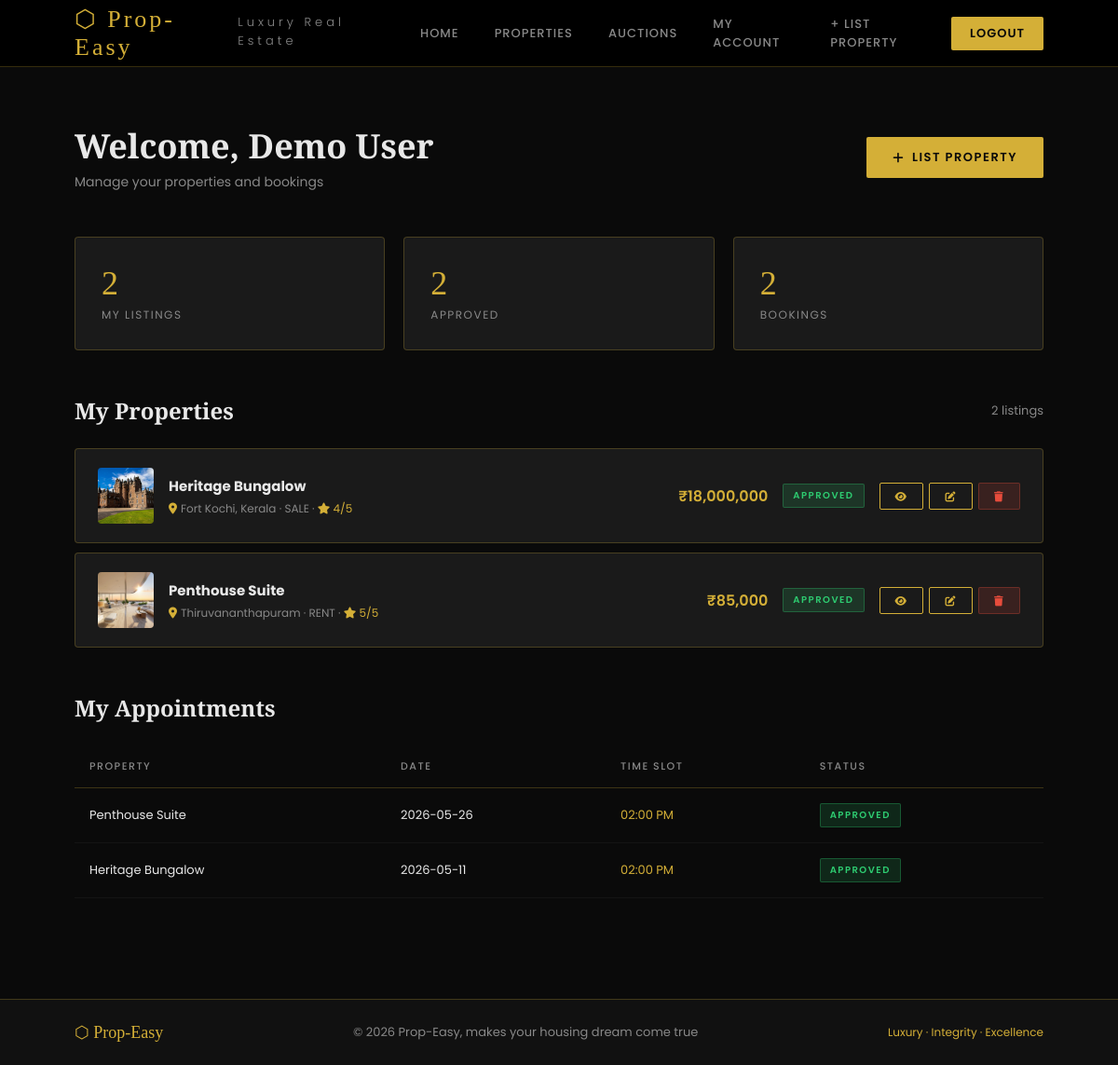
/dashboard (signed in), run on the app's committed database.
### tables this page shows
CREATE TABLE property_images (
    id INTEGER PRIMARY KEY AUTOINCREMENT,
    property_id INTEGER NOT NULL,
    filename TEXT NOT NULL,
    is_primary INTEGER DEFAULT 0,
    created_at TIMESTAMP DEFAULT CURRENT_TIMESTAMP,
    FOREIGN KEY (property_id) REFERENCES properties(id) ON DELETE CASCADE
);

CREATE TABLE properties (
    id INTEGER PRIMARY KEY AUTOINCREMENT,
    user_id INTEGER NOT NULL,
    title TEXT NOT NULL,
    description TEXT,
    price REAL NOT NULL,
    location TEXT,
    latitude REAL,
    longitude REAL,
    locality_score INTEGER DEFAULT 0,
    locality_details TEXT,
    type TEXT NOT NULL CHECK(type IN ('sale','rent','auction')),
    bedrooms INTEGER DEFAULT 0,
    bathrooms INTEGER DEFAULT 0,
    area REAL DEFAULT 0,
    auction_end DATETIME,
    status TEXT DEFAULT 'pending' CHECK(status IN ('pending','approved','rejected','sold')),
    created_at TIMESTAMP DEFAULT CURRENT_TIMESTAMP,
    FOREIGN KEY (user_id) REFERENCES users(id) ON DELETE CASCADE
);

CREATE TABLE bookings (
    id INTEGER PRIMARY KEY AUTOINCREMENT,
    user_id INTEGER NOT NULL,
    property_id INTEGER NOT NULL,
    appointment_date DATE NOT NULL,
    time_slot TEXT NOT NULL, -- e.g. '10:00 AM', '02:00 PM', '04:00 PM'
    status TEXT DEFAULT 'pending' CHECK(status IN ('pending','approved','rejected','cancelled')),
    created_at TIMESTAMP DEFAULT CURRENT_TIMESTAMP,
    FOREIGN KEY (user_id) REFERENCES users(id) ON DELETE CASCADE,
    FOREIGN KEY (property_id) REFERENCES properties(id) ON DELETE CASCADE,
    UNIQUE(property_id, appointment_date, time_slot) -- Prevents double booking the same slot
);

### app.py (the view)
@app.route('/dashboard')
def user_dashboard():
    if 'user_id' not in session or session['user_role'] != 'user':
        return redirect(url_for('login'))
    db = get_db()
    my_props = db.execute(
        "SELECT * FROM properties WHERE user_id=? ORDER BY created_at DESC", (session['user_id'],)
    ).fetchall()
    props_list = []
    for p in my_props:
        p_dict = dict(p)
        p_dict['image'] = get_primary_image(p['id'])
        p_dict['image_count'] = get_image_count(p['id'])
        props_list.append(p_dict)
    my_bookings = db.execute(
        """SELECT b.*, p.title, p.price FROM bookings b
           JOIN properties p ON b.property_id=p.id
           WHERE b.user_id=? ORDER BY b.created_at DESC""",
        (session['user_id'],)
    ).fetchall()
    won_auctions = db.execute(
        """SELECT p.*, (SELECT MAX(amount) FROM bids WHERE property_id=p.id) as final_price
           FROM properties p
           WHERE p.type='auction' AND p.status='approved'
           AND p.auction_end < datetime('now')
           AND (SELECT user_id FROM bids WHERE property_id=p.id ORDER BY amount DESC LIMIT 1) = ?
           AND NOT EXISTS (SELECT 1 FROM bookings WHERE property_id=p.id AND user_id=?)""",
        (session['user_id'], session['user_id'])
    ).fetchall()
    won_list = []
    for w in won_auctions:
        w_dict = dict(w)
        w_dict['image'] = get_primary_image(w['id'])
        won_list.append(w_dict)
    return render_template('user_dashboard.html', properties=props_list, bookings=my_bookings, won_auctions=won_list, now_str=datetime.now().strftime('%Y-%m-%d %H:%M:%S'))

### app.py (called while the page is built)
def get_db():
    if 'db' not in g:
        g.db = sqlite3.connect(DATABASE)
        g.db.row_factory = sqlite3.Row
        g.db.execute("PRAGMA foreign_keys = ON")
    return g.db

def get_primary_image(property_id):
    db = get_db()
    img = db.execute(
        "SELECT filename FROM property_images WHERE property_id=? ORDER BY is_primary DESC, id ASC LIMIT 1",
        (property_id,)
    ).fetchone()
    return img['filename'] if img else None

def get_image_count(property_id):
    db = get_db()
    return db.execute("SELECT COUNT(*) as c FROM property_images WHERE property_id=?", (property_id,)).fetchone()['c']

### templates/user_dashboard.html (shortened to what this page needs)
{% extends 'base.html' %}
{% block content %}
<div class="dash-page">
    <div class="dash-header">
        <div>
            <h1>Welcome, {{ session.user_name }}</h1>
            <p>Manage your properties and bookings</p>
        </div>
        <a href="/add-property" class="btn btn-gold"><i class="fas fa-plus"></i> List Property</a>
    </div>
    <div class="stats-row">
        <div class="stat-card">
            <div class="val">{{ properties|length }}</div>
            <div class="lbl">My Listings</div>
        </div>
        <div class="stat-card">
            <div class="val">{{ properties|selectattr('status','equalto','approved')|list|length }}</div>
            <div class="lbl">Approved</div>
        </div>
        <div class="stat-card">
            <div class="val">{{ bookings|length }}</div>
            <div class="lbl">Bookings</div>
        </div>
    </div>
    <div class="dash-section">
        <h2>My Properties <span
                style="font-size:13px;color:var(--text-muted);font-family:'Poppins',sans-serif;font-weight:400;">{{
                properties|length }} listings</span></h2>
        {% if properties %}
        {% for p in properties %}
        <div class="prop-row">
            <div class="prop-row-img" style="position:relative;">
                {% if p.image %}
                <img src="{{ url_for('static', filename='uploads/' + p.image) }}"
                     class="clickable-img"
                     onclick="openFullImage(this.src)">
                {% else %}
                <i class="fas fa-home" style="color:var(--gold)"></i>
                {% endif %}
            </div>
            <div class="prop-row-info">
                <h4>{{ p.title }}</h4>
                <p><i class="fas fa-map-marker-alt" style="color:var(--gold);margin-right:4px;"></i>{{ p.location }} ·
                    {{ p.type|upper }}
                    {% if p.locality_score %}
                    · <span style="color:var(--gold);"><i class="fas fa-star"></i> {{ p.locality_score }}/5</span>
                    {% endif %}
                </p>
            </div>
            <div class="prop-row-price">₹{{ "{:,.0f}".format(p.price) }}</div>
            <span class="badge badge-{{ p.status }}">{{ p.status }}</span>
            <div class="prop-row-actions">
                {% if p.status == 'approved' %}
                <a href="/property/{{ p.id }}" class="btn btn-outline btn-sm" title="View"><i class="fas fa-eye"></i></a>
                {% endif %}
                <a href="/edit-property/{{ p.id }}" class="btn btn-outline btn-sm" title="Edit"><i class="fas fa-edit"></i></a>
                <button type="button" class="btn btn-danger btn-sm" title="Delete"
                    onclick="confirmDelete({{ p.id }}, '{{ p.title }}')"><i class="fas fa-trash"></i></button>
            </div>
        </div>
        {% endfor %}
        {% else %}
        <div
            style="text-align:center;padding:40px;color:var(--text-muted);border:1px dashed var(--border);border-radius:4px;">
            <p>You haven't listed any properties yet.</p>
            <a href="/add-property" class="btn btn-gold btn-sm" style="margin-top:16px;">List Your First Property</a>
        </div>
        {% endif %}
    </div>
    <div class="dash-section">
        <h2>My Appointments</h2>
        {% if bookings %}
        <div class="table-wrap">
            <table>
                <thead>
                    <tr>
                        <th>Property</th>
                        <th>Date</th>
                        <th>Time Slot</th>
                        <th>Status</th>
                    </tr>
                </thead>
                <tbody>
                    {% for b in bookings %}
                    <tr>
                        <td>{{ b.title }}</td>
                        <td>{{ b.appointment_date }}</td>
                        <td><span style="color:var(--gold);">{{ b.time_slot }}</span></td>
                        <td><span class="badge badge-{{ b.status }}">{{ b.status }}</span></td>
                    </tr>
                    {% endfor %}
                </tbody>
            </table>
        </div>
        {% else %}
        <div
            style="text-align:center;padding:40px;color:var(--text-muted);border:1px dashed var(--border);border-radius:4px;">
            <p>No appointments yet. <a href="/properties" style="color:var(--gold);">Browse properties</a> to get started.
            </p>
        </div>
        {% endif %}
    </div>
</div>
{% endblock %}

### templates/base.html (shortened to what this page needs)
<!DOCTYPE html>
<html lang="en">
<head>
    <link rel="stylesheet" href="https://cdnjs.cloudflare.com/ajax/libs/font-awesome/6.4.0/css/all.min.css">
</head>
<body>
    <header>
        <a href="/" class="logo">
            ⬡ Prop-Easy
            <span>Luxury Real Estate</span>
        </a>
        <nav>
            <a href="/">Home</a>
            <a href="/properties">Properties</a>
            <a href="/auctions">Auctions</a>
            {% if session.user_id %}
            {% if session.user_role == 'admin' %}
            <a href="/admin">Dashboard</a>
            {% else %}
            <a href="/dashboard">My Account</a>
            <a href="/add-property">+ List Property</a>
            {% endif %}
            <a href="/logout" class="nav-btn">Logout</a>
            {% else %}
            <a href="/login">Login</a>
            <a href="/register" class="nav-btn">Register</a>
            {% endif %}
        </nav>
    </header>
    <main>
        {% block content %}{% endblock %}
    </main>
    <footer>
        <span class="footer-brand">⬡ Prop-Easy</span>
        <p>© 2026 Prop-Easy, makes your housing dream come true</p>
        <p style="color:var(--gold); font-size:12px;">Luxury · Integrity · Excellence</p>
    </footer>
</body>
</html>

### templates/base.html (style rules this page uses)
:root { --gold: #d4af37; --gold-dark: #b8962e; --gold-light: #e8cb6a; --black: #0a0a0a; --dark: #111111; --dark2: #1a1a1a; --dark3: #222222; --text: #e8e8e8; --text-muted: #888; --border: rgba(212, 175, 55, 0.25); --success: #2ecc71; --error: #e74c3c; --warning: #f39c12; }
* { margin: 0; padding: 0; box-sizing: border-box; }
html { scroll-behavior: smooth; }
body { background: var(--black); color: var(--text); font-family: 'Poppins', sans-serif; min-height: 100vh; }
header { position: fixed; top: 0; left: 0; right: 0; z-index: 1000; background: rgba(0, 0, 0, 0.92); backdrop-filter: blur(12px); padding: 0 80px; height: 72px; display: flex; align-items: center; justify-content: space-between; border-bottom: 1px solid var(--border); }
.logo { font-family: 'Playfair Display', serif; color: var(--gold); font-size: 26px; letter-spacing: 3px; text-decoration: none; display: flex; align-items: center; gap: 10px; }
.logo span { font-size: 13px; display: block; color: var(--text-muted); letter-spacing: 4px; font-family: 'Poppins', sans-serif; font-weight: 300; margin-top: -4px; }
nav { display: flex; align-items: center; gap: 6px; }
nav a { color: var(--text-muted); text-decoration: none; padding: 8px 16px; font-size: 13px; letter-spacing: 1px; border-radius: 2px; transition: all 0.3s; text-transform: uppercase; font-weight: 500; }
.nav-btn { background: var(--gold); color: var(--black) !important; padding: 8px 20px !important; font-weight: 600 !important; transition: background 0.3s !important; }
.btn { display: inline-flex; align-items: center; gap: 8px; padding: 12px 28px; border: none; cursor: pointer; font-size: 13px; font-family: 'Poppins', sans-serif; font-weight: 600; letter-spacing: 1.5px; text-transform: uppercase; text-decoration: none; transition: all 0.3s; border-radius: 2px; }
.btn-gold { background: var(--gold); color: var(--black); }
.btn-outline { background: transparent; color: var(--gold); border: 1px solid var(--gold); }
.btn-sm { padding: 8px 16px; font-size: 11px; }
.btn-danger { background: rgba(231, 76, 60, 0.15); color: #e74c3c; border: 1px solid rgba(231, 76, 60, 0.3); }
.badge { display: inline-block; padding: 4px 10px; font-size: 10px; letter-spacing: 1.5px; text-transform: uppercase; border-radius: 2px; font-weight: 600; }
.badge-approved { background: rgba(46, 204, 113, 0.15); color: #2ecc71; border: 1px solid rgba(46, 204, 113, 0.3); }
.table-wrap { overflow-x: auto; }
table { width: 100%; border-collapse: collapse; }
th { padding: 14px 16px; text-align: left; font-size: 11px; letter-spacing: 1.5px; text-transform: uppercase; color: var(--text-muted); border-bottom: 1px solid var(--border); font-weight: 500; }
td { padding: 16px; font-size: 13px; border-bottom: 1px solid rgba(255, 255, 255, 0.04); vertical-align: middle; }
footer { background: var(--dark); border-top: 1px solid var(--border); padding: 24px 80px; display: flex; justify-content: space-between; align-items: center; }
footer p { font-size: 13px; color: var(--text-muted); }
footer .footer-brand { font-family: 'Playfair Display', serif; color: var(--gold); font-size: 18px; }
main { padding-top: 72px; }
.clickable-img { cursor: zoom-in; transition: opacity 0.3s; }

### data on the page
property_images: filename (picture)
properties: title "Heritage Bungalow", location "Fort Kochi, Kerala", type "SALE", price "18,000,000", status "APPROVED"
property_images: filename (picture)
properties: title "Penthouse Suite", location "Thiruvananthapuram", type "RENT", price "85,000", status "APPROVED"
bookings: title "Penthouse Suite", appointment_date "2026-05-26", time_slot "02:00 PM", status "APPROVED"
bookings: title "Heritage Bungalow", appointment_date "2026-05-11", time_slot "02:00 PM", status "APPROVED"

### other printed values
{{ session.user_name }} "Demo User"
{{ properties|length }} "2"
{{ properties|selectattr('status','equalto','approved')|list|length }} "2"
{{ bookings|length }} "2"
{{ p.locality_score }} "4" "5"
